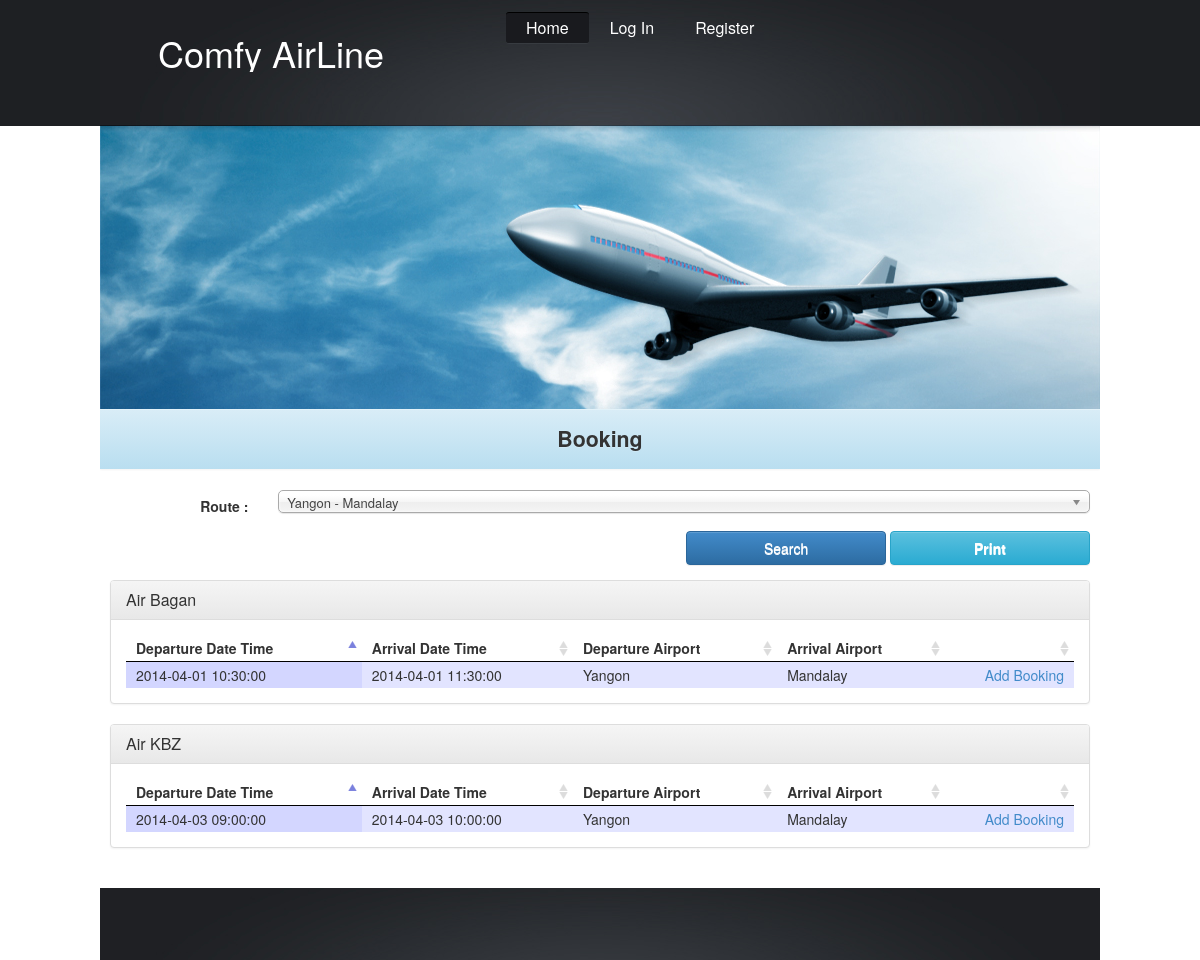
Screenshot of /booking.php with the database file from the repository.
### tables this page shows
CREATE TABLE IF NOT EXISTS `flights` (
  `flight_id` varchar(15) NOT NULL,
  `name` varchar(50) NOT NULL,
  `remark` varchar(255) NOT NULL,
  PRIMARY KEY (`flight_id`)
);

CREATE TABLE IF NOT EXISTS `schedules` (
  `schedule_id` varchar(15) NOT NULL,
  `flight_id` varchar(15) NOT NULL,
  `route_id` varchar(15) NOT NULL,
  `departure_datetime` datetime NOT NULL,
  `arrival_datetime` datetime NOT NULL,
  `departure_airport` varchar(50) NOT NULL,
  `arrival_airport` varchar(50) NOT NULL,
  `active` int(1) NOT NULL,
  `remark` varchar(255) NOT NULL,
  PRIMARY KEY (`schedule_id`)
);

### includes/routeHelper.php (called while the page is built, shortened)
<?php
class routeHelper {
    public static function getFirstRouteID() {
        $route_id = null;
        $sql = "SELECT * " .
                "FROM routes " .
                "ORDER BY route_id";
        $result = mysql_query($sql) or die(mysql_error());
        while ($row = mysql_fetch_array($result)) {
            $route_id = $row['route_id'];
            break;
        }
        return $route_id;
    }
}
?>

### booking.php (the view, shortened to what this page needs)
<?php include('includes/routeHelper.php'); ?>
<?php include('includes/header.php'); ?>
<?php $route_id_main = routeHelper::getFirstRouteID(); ?>
<div class="row">
    <div class="col-md-12">
        <form role="form" id="booking" name="booking" action="booking.php" method="get" class="form-horizontal">
            <div class="form-group">
                <label class="col-sm-2 control-label">Route :</label>
                <div class="col-sm-10">
                </div>
            </div>
            <div class="form-group">
                <div class="col-sm-offset-2 col-sm-10 text-right">
                    <button type="submit" name="submitted" id="btn-search" class="btn btn-default btn-primary my-btn">Search</button>
                    <a href="print_bookingAvailableByRouteID.php?route_id=<?php echo $route_id_main; ?>" class="btn btn-default btn-info my-btn">Print</a>
                </div>
            </div>
        </form>
    </div>
</div>
<div class="row">
    <div class="col-md-12">
        <?php include('includes/flight-schedules.php'); ?>
    </div>
</div>
<?php include('includes/footer.php'); ?>

### includes/flight-schedules.php (shortened to what this page needs)
<?php require_once('includes/routeHelper.php'); ?>
<link href="css/jquery.dataTables.css" rel="stylesheet" type="text/css" />
<?php
$route_id = null;
if (isset($_GET['route_id_main'])) {
    $route_id = $_GET['route_id_main'];
} else {
    $route_id = routeHelper::getFirstRouteID();
}
$mode = 'booking';
if (isset($_GET['mode'])) {
    $mode = $_GET['mode'];
}
$flight_sql = "SELECT flights.*
            FROM flights
            WHERE flights.flight_id
            IN (
                SELECT schedules.flight_id
                FROM schedules
                WHERE route_id = '" . $route_id . "'
            )";
$flight_result = mysql_query($flight_sql) or die(mysql_error());
$noOfRows = mysql_num_rows($flight_result);
if ($noOfRows == 0) {
    ?>
    <div class="alert alert-danger">No record found for selected Route.</div>
<?php } else { ?>
    <?php while ($flightRow = mysql_fetch_array($flight_result)) { ?>
        <div class="panel panel-default">
            <div class="panel-heading">
                <h3 class="panel-title"><?php echo $flightRow['name']; ?></h3>
            </div>
            <div class="panel-body">
                <table class="schedule-table">
                    <thead>
                    <th>Departure Date Time</th>
                    <th>Arrival Date Time</th>
                    <th>Departure Airport</th>
                    <th>Arrival Airport</th>
                    <th></th>
                    </thead>
                    <tbody>
                        <?php
                        $schedule_sql = "SELECT * " .
                                "FROM schedules " .
                                "WHERE flight_id='" . $flightRow['flight_id'] . "' " .
                                "AND route_id='" . $route_id . "' " .
                                "AND active=1 " .
                                "ORDER BY schedule_id";
                        $schedule_result = mysql_query($schedule_sql) or die(mysql_error());
                        ?>
                        <?php while ($row = mysql_fetch_array($schedule_result)) { ?>
                            <tr>
                                <td><?php echo $row['departure_datetime']; ?></td>
                                <td><?php echo $row['arrival_datetime']; ?></td>
                                <td><?php echo $row['departure_airport']; ?></td>
                                <td><?php echo $row['arrival_airport']; ?></td>
                                <?php
                                $link = '#';
                                $linkText = "...";
                                if ($mode == 'display') {
                                    $link = "schedule.php?route_id=" . $route_id .
                                            "&flight_id=" . $flightRow['flight_id'];
                                    $linkText = "Add Schedule";
                                } else if ($mode == 'booking') {
                                    $link = "booking-select-seat-type.php?schedule_id=" . $row['schedule_id'];
                                    $linkText = "Add Booking";
                                } else if ($mode == 'admin') {
                                    $link = "seat-setup.php?schedule_id=" . $row['schedule_id'];
                                    $linkText = "Seat SetUp";
                                }
                                ?>
                                <td class="action-column">
                                    <a href="<?php echo $link; ?>"><?php echo $linkText; ?></a>
                                </td>
                            </tr>
                        <?php } ?>
                    </tbody>
                </table>
            </div>
        </div>
    <?php } ?>
<?php } ?>

### css/style.css (style rules this page uses)
body { background:#fff; border:0; font:14px Arial, Helvetica, sans-serif; color:#3c4046; line-height:20px; min-width:1000px; }
a { color:#1e749a; text-decoration:underline; outline:none; }
a { outline:none; }

### css/custom-style.css (style rules this page uses)
a.btn, a.btn:link, a.btn:visited { color: #FFFFFF; font-weight:bold; }
table .action-column { text-align:right; }

### booking.php (style rules this page uses)
.my-btn { width:200px; }

### rows the page displays
flights: name "Air Bagan"
schedules: departure_datetime "2014-04-01 10:30:00", arrival_datetime "2014-04-01 11:30:00", departure_airport "Yangon", arrival_airport "Mandalay", linkText "Add Booking"
flights: name "Air KBZ"
schedules: departure_datetime "2014-04-03 09:00:00", arrival_datetime "2014-04-03 10:00:00", departure_airport "Yangon", arrival_airport "Mandalay", linkText "Add Booking"

### other values shown
$pageTitle "Booking"
